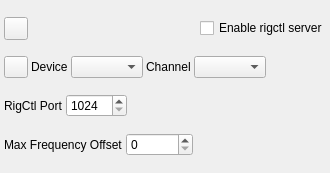
<?xml version="1.0" encoding="UTF-8"?>
<ui version="4.0">
 <class>RigCtlServerGUI</class>
 <widget class="RollupContents" name="RigCtlServerGUI">
  <property name="geometry">
   <rect>
    <x>0</x>
    <y>0</y>
    <width>330</width>
    <height>173</height>
   </rect>
  </property>
  <property name="sizePolicy">
   <sizepolicy hsizetype="Expanding" vsizetype="Fixed">
    <horstretch>0</horstretch>
    <verstretch>0</verstretch>
   </sizepolicy>
  </property>
  <property name="minimumSize">
   <size>
    <width>330</width>
    <height>173</height>
   </size>
  </property>
  <property name="maximumSize">
   <size>
    <width>560</width>
    <height>173</height>
   </size>
  </property>
  <property name="font">
   <font>
    <family>Liberation Sans</family>
    <pointsize>9</pointsize>
   </font>
  </property>
  <property name="windowTitle">
   <string>RigCtl Server</string>
  </property>
  <widget class="QWidget" name="settingsContainer" native="true">
   <property name="geometry">
    <rect>
     <x>2</x>
     <y>2</y>
     <width>328</width>
     <height>171</height>
    </rect>
   </property>
   <property name="windowTitle">
    <string>Settings</string>
   </property>
   <layout class="QVBoxLayout" name="verticalLayout">
    <property name="spacing">
     <number>3</number>
    </property>
    <property name="leftMargin">
     <number>2</number>
    </property>
    <property name="topMargin">
     <number>2</number>
    </property>
    <property name="rightMargin">
     <number>2</number>
    </property>
    <property name="bottomMargin">
     <number>2</number>
    </property>
    <item>
     <layout class="QHBoxLayout" name="controlLayout">
      <item>
       <widget class="ButtonSwitch" name="startStop">
        <property name="toolTip">
         <string>start/stop acquisition</string>
        </property>
        <property name="text">
         <string/>
        </property>
        <property name="icon">
         <iconset resource="../../../sdrgui/resources/res.qrc">
          <normaloff>:/play.png</normaloff>
          <normalon>:/stop.png</normalon>:/play.png</iconset>
        </property>
       </widget>
      </item>
      <item>
       <spacer name="horizontalSpacer_2">
        <property name="orientation">
         <enum>Qt::Horizontal</enum>
        </property>
        <property name="sizeHint" stdset="0">
         <size>
          <width>40</width>
          <height>20</height>
         </size>
        </property>
       </spacer>
      </item>
      <item>
       <widget class="QCheckBox" name="enable">
        <property name="toolTip">
         <string>Select to enable rigctrl server.</string>
        </property>
        <property name="text">
         <string>Enable rigctl server</string>
        </property>
       </widget>
      </item>
     </layout>
    </item>
    <item>
     <layout class="QHBoxLayout" name="localDeviceLayout">
      <item>
       <widget class="QPushButton" name="devicesRefresh">
        <property name="maximumSize">
         <size>
          <width>24</width>
          <height>16777215</height>
         </size>
        </property>
        <property name="toolTip">
         <string>Refresh indexes of available device sets</string>
        </property>
        <property name="text">
         <string/>
        </property>
        <property name="icon">
         <iconset resource="../../../sdrgui/resources/res.qrc">
          <normaloff>:/recycle.png</normaloff>:/recycle.png</iconset>
        </property>
       </widget>
      </item>
      <item>
       <widget class="QLabel" name="deviceLabel">
        <property name="text">
         <string>Device</string>
        </property>
       </widget>
      </item>
      <item>
       <widget class="QComboBox" name="device">
        <property name="minimumSize">
         <size>
          <width>55</width>
          <height>0</height>
         </size>
        </property>
        <property name="toolTip">
         <string>Receiver deviceset index</string>
        </property>
       </widget>
      </item>
      <item>
       <widget class="QLabel" name="channelLabel">
        <property name="text">
         <string>Channel</string>
        </property>
       </widget>
      </item>
      <item>
       <widget class="QComboBox" name="channel">
        <property name="minimumSize">
         <size>
          <width>55</width>
          <height>0</height>
         </size>
        </property>
        <property name="toolTip">
         <string>Channel index</string>
        </property>
       </widget>
      </item>
      <item>
       <spacer name="horizontalSpacer">
        <property name="orientation">
         <enum>Qt::Horizontal</enum>
        </property>
        <property name="sizeHint" stdset="0">
         <size>
          <width>40</width>
          <height>20</height>
         </size>
        </property>
       </spacer>
      </item>
     </layout>
    </item>
    <item>
     <layout class="QHBoxLayout" name="serverLayout">
      <item>
       <widget class="QLabel" name="rigCtrlPortLabel">
        <property name="text">
         <string>RigCtl Port</string>
        </property>
       </widget>
      </item>
      <item>
       <widget class="QSpinBox" name="rigCtrlPort">
        <property name="toolTip">
         <string>TCP port to listen for rigctrl commands on.
Default is 4532.</string>
        </property>
        <property name="minimum">
         <number>1024</number>
        </property>
        <property name="maximum">
         <number>65536</number>
        </property>
       </widget>
      </item>
      <item>
       <spacer name="horizontalSpacer_3">
        <property name="orientation">
         <enum>Qt::Horizontal</enum>
        </property>
        <property name="sizeHint" stdset="0">
         <size>
          <width>40</width>
          <height>20</height>
         </size>
        </property>
       </spacer>
      </item>
     </layout>
    </item>
    <item>
     <layout class="QHBoxLayout" name="channelLayout">
      <item>
       <widget class="QLabel" name="maxFrequencyOffsetLabel">
        <property name="text">
         <string>Max Frequency Offset</string>
        </property>
       </widget>
      </item>
      <item>
       <widget class="QSpinBox" name="maxFrequencyOffset">
        <property name="toolTip">
         <string>Controls whether the center frequency or frequency offset is adjusted when a new frequency is received via a rigctrl command.
If the difference between the new frequency and the current center frequency is less than this value, the offset will be adjusted. If it is greater than this value, the center frequency will be set to the new frequency.
To only ever set the center frequency, set this value to 0.
Default is 10000.</string>
        </property>
        <property name="maximum">
         <number>9999999</number>
        </property>
       </widget>
      </item>
      <item>
       <spacer name="horizontalSpacer_5">
        <property name="orientation">
         <enum>Qt::Horizontal</enum>
        </property>
        <property name="sizeHint" stdset="0">
         <size>
          <width>40</width>
          <height>20</height>
         </size>
        </property>
       </spacer>
      </item>
     </layout>
    </item>
   </layout>
  </widget>
 </widget>
 <customwidgets>
  <customwidget>
   <class>ButtonSwitch</class>
   <extends>QToolButton</extends>
   <header>gui/buttonswitch.h</header>
  </customwidget>
  <customwidget>
   <class>RollupContents</class>
   <extends>QWidget</extends>
   <header>gui/rollupcontents.h</header>
   <container>1</container>
  </customwidget>
 </customwidgets>
 <resources>
  <include location="../../../sdrgui/resources/res.qrc"/>
 </resources>
 <connections/>
</ui>
